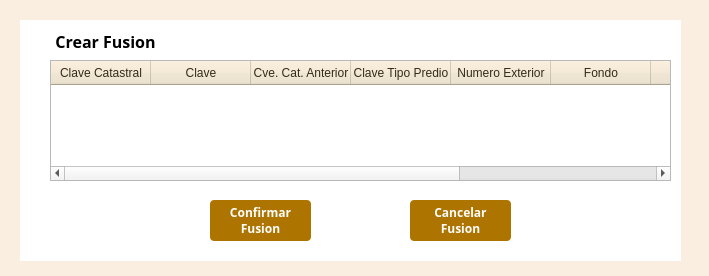
<?xml version="1.0" encoding="UTF-8"?>
<ui version="4.0">
 <class>VentanaFusionV3DialogBase</class>
 <widget class="QDialog" name="VentanaFusionV3DialogBase">
  <property name="geometry">
   <rect>
    <x>0</x>
    <y>0</y>
    <width>709</width>
    <height>276</height>
   </rect>
  </property>
  <property name="minimumSize">
   <size>
    <width>709</width>
    <height>276</height>
   </size>
  </property>
  <property name="maximumSize">
   <size>
    <width>710</width>
    <height>277</height>
   </size>
  </property>
  <property name="windowTitle">
   <string>Fusion</string>
  </property>
  <property name="styleSheet">
   <string notr="true">QDialog{
background : rgb(250,238,224);
}</string>
  </property>
  <widget class="QTableWidget" name="tabComp">
   <property name="geometry">
    <rect>
     <x>50</x>
     <y>60</y>
     <width>621</width>
     <height>121</height>
    </rect>
   </property>
   <property name="styleSheet">
    <string notr="true">QHeaderView::section
{
background-color: rgb(238,225,200);
color : rgb(52, 42, 24 );
text-align: right;
font-size:12px;
height:24px
}</string>
   </property>
   <column>
    <property name="text">
     <string>Clave Catastral</string>
    </property>
   </column>
   <column>
    <property name="text">
     <string>Clave</string>
    </property>
   </column>
   <column>
    <property name="text">
     <string>Cve. Cat. Anterior</string>
    </property>
   </column>
   <column>
    <property name="text">
     <string>Clave Tipo Predio</string>
    </property>
   </column>
   <column>
    <property name="text">
     <string>Numero Exterior</string>
    </property>
   </column>
   <column>
    <property name="text">
     <string>Fondo</string>
    </property>
   </column>
   <column>
    <property name="text">
     <string>Frente</string>
    </property>
   </column>
   <column>
    <property name="text">
     <string>Superficie de terreno</string>
    </property>
   </column>
   <column>
    <property name="text">
     <string>Uso Predio</string>
    </property>
   </column>
  </widget>
  <widget class="QWidget" name="widget" native="true">
   <property name="geometry">
    <rect>
     <x>20</x>
     <y>20</y>
     <width>661</width>
     <height>241</height>
    </rect>
   </property>
   <property name="styleSheet">
    <string notr="true">QWidget{
	background : rgb(255,255,255)
}
QTableWidget{
	background : rgb(255,255,255)
}</string>
   </property>
   <widget class="QLabel" name="label_3">
    <property name="geometry">
     <rect>
      <x>20</x>
      <y>10</y>
      <width>131</width>
      <height>20</height>
     </rect>
    </property>
    <property name="font">
     <font>
      <family>Century Gothic</family>
      <pointsize>12</pointsize>
     </font>
    </property>
    <property name="text">
     <string>&lt;html&gt;&lt;head/&gt;&lt;body&gt;&lt;p align=&quot;center&quot;&gt;&lt;span style=&quot; font-weight:600;&quot;&gt;Crear Fusion&lt;/span&gt;&lt;/p&gt;&lt;/body&gt;&lt;/html&gt;</string>
    </property>
   </widget>
   <widget class="QPushButton" name="btnConfirmar">
    <property name="geometry">
     <rect>
      <x>190</x>
      <y>180</y>
      <width>101</width>
      <height>41</height>
     </rect>
    </property>
    <property name="font">
     <font>
      <family>Century Gothic</family>
      <pointsize>9</pointsize>
      <weight>75</weight>
      <bold>true</bold>
     </font>
    </property>
    <property name="styleSheet">
     <string notr="true">QPushButton{
background : rgb(174, 116, 0);
color : rgb(255, 255, 255);
border-radius : 4px;
}
QPushButton::hover{
background : rgb(104, 69, 13);
color : rgb(255, 255, 255);
border-radius : 4px;
}
QPushButton:disabled {
background: rgb(217, 217, 217)
}</string>
    </property>
    <property name="text">
     <string>Confirmar
Fusion</string>
    </property>
   </widget>
   <widget class="QPushButton" name="btnCancelar">
    <property name="geometry">
     <rect>
      <x>390</x>
      <y>180</y>
      <width>101</width>
      <height>41</height>
     </rect>
    </property>
    <property name="font">
     <font>
      <family>Century Gothic</family>
      <pointsize>9</pointsize>
      <weight>75</weight>
      <bold>true</bold>
     </font>
    </property>
    <property name="styleSheet">
     <string notr="true">QPushButton{
background : rgb(174, 116, 0);
color : rgb(255, 255, 255);
border-radius : 4px;
}
QPushButton::hover{
background : rgb(104, 69, 13);
color : rgb(255, 255, 255);
border-radius : 4px;
}
QPushButton:disabled {
background: rgb(217, 217, 217)
}</string>
    </property>
    <property name="text">
     <string>Cancelar
Fusion</string>
    </property>
   </widget>
  </widget>
  <zorder>widget</zorder>
  <zorder>tabComp</zorder>
 </widget>
 <resources/>
 <connections/>
</ui>
